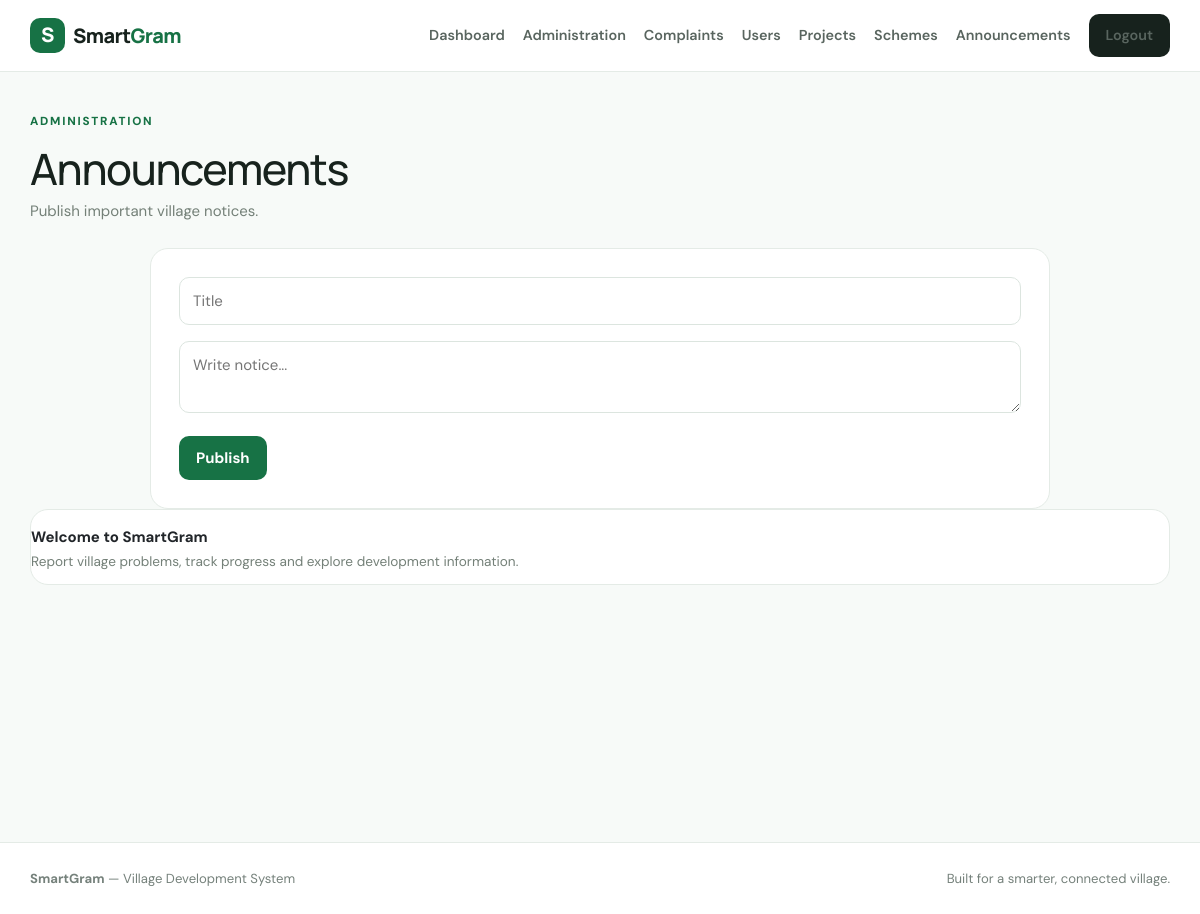
Page /admin/announcements (signed in) on the committed database.
### tables this page shows
CREATE TABLE announcements(id INTEGER PRIMARY KEY AUTOINCREMENT,title TEXT,content TEXT,created_at TEXT DEFAULT CURRENT_TIMESTAMP);

### app.py (the view)
@app.route('/admin/announcements',methods=['GET','POST'])
def announcements():
    if not admin(): return redirect(url_for('login'))
    c=db()
    if request.method=='POST': c.execute('insert into announcements(title,content) values(?,?)',(request.form['title'],request.form['content'])); c.commit(); flash('Announcement published.','success')
    rows=c.execute('select * from announcements order by id desc').fetchall(); c.close(); return render_template('announcements.html',rows=rows)

### app.py (called while the page is built)
def db():
    c=sqlite3.connect(DB); c.row_factory=sqlite3.Row; return c

def admin(): return session.get('role')=='admin'

@app.context_processor
def common(): return {'logged_in':bool(session.get('user_id')),'current_user':session.get('name'),'role':session.get('role')}

### templates/announcements.html
{% extends 'base.html' %}{% block title %}Announcements{% endblock %}{% block content %}<div class="heading"><div><div class="eyebrow">ADMINISTRATION</div><h1>Announcements</h1><p>Publish important village notices.</p></div></div><div class="formcard"><form method="post"><input class="input" name="title" placeholder="Title" required><textarea class="input" name="content" placeholder="Write notice..." required></textarea><button class="greenbtn">Publish</button></form></div>{% for a in rows %}<div class="card notice"><b>{{a.title}}</b><p>{{a.content}}</p></div>{% endfor %}{% endblock %}

### static/css/style.css (style rules this page uses)
:root { --g:#177245;--gd:#0d4e30;--ink:#17221d;--muted:#748078;--line:#e4ebe6;--bg:#f7faf8 }
* { box-sizing:border-box }
body { margin:0;background:var(--bg);color:var(--ink);font:15px/1.6 "DM Sans",sans-serif }
h1,h2,h3,.brand { font-family:Manrope,sans-serif;letter-spacing:-.03em }
.greenbtn,.outlinebtn,.darkbtn { display:inline-block;border:0;border-radius:10px;padding:10px 17px;font-weight:700;cursor:pointer }
.greenbtn { background:var(--g);color:#fff }
.eyebrow { font-weight:800;letter-spacing:.15em;font-size:.73rem;color:var(--g);margin-bottom:12px }
.features article,.card,.formcard,.project,.emergency,.stats>div { background:#fff;border:1px solid var(--line);border-radius:18px }
.features p,.card p,.project p,.emergency p { color:var(--muted) }
.heading { display:flex;justify-content:space-between;align-items:end;gap:20px;margin:40px 0 25px }
.heading h1 { font-size:2.7rem;margin:0 0 4px }
.heading p { margin:0;color:var(--muted) }
.card { padding:24px }
.notice { padding:10px 0;border-bottom:1px solid var(--line) }
.notice p { margin:2px 0;font-size:.85rem }
.input { width:100%;padding:11px 13px;border:1px solid #dce5df;border-radius:10px;margin:0 0 16px;background:#fff;outline:none }
.formcard { padding:28px;max-width:900px;margin:auto }
.card small,.card b { display:block;margin-top:5px }

### rows in the picture
announcements: title "Welcome to SmartGram", content "Report village problems, track progress and explore development information."
